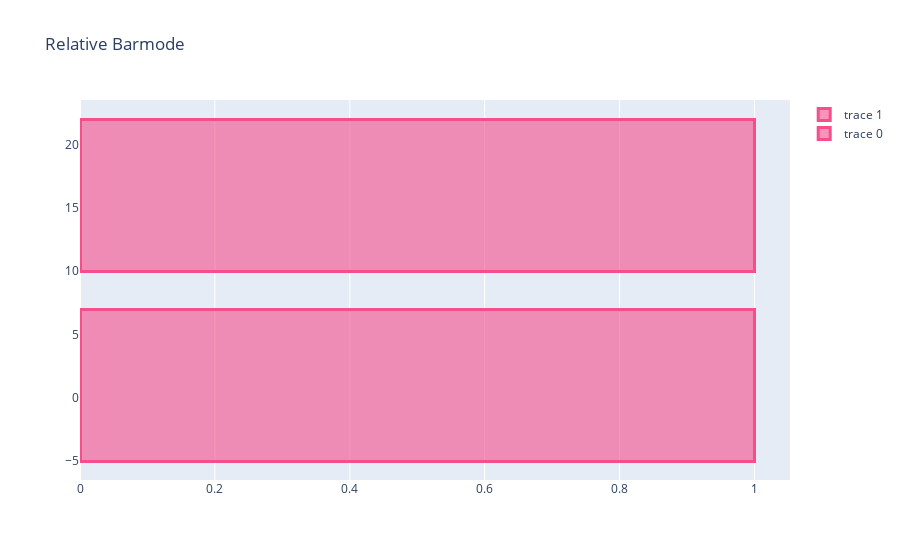

Notebook code cell kept with this figure:
### Code cell
import plotly.graph_objects as go
x = [1]

fig = go.Figure()
fig.add_trace(go.Bar(
    y=[1],
    x=x,
    orientation='h',
    marker=dict(
        color='rgba(246, 78, 139, 0.6)',
        line=dict(color='rgba(246, 78, 139, 1.0)', width=3)
    )
))

fig.add_trace(go.Bar(
    y=[16],
    x=x,
    orientation='h',
    marker=dict(
        color='rgba(246, 78, 139, 0.6)',
        line=dict(color='rgba(246, 78, 139, 1.0)', width=3)
    )
))


fig.update_layout(barmode='stack', title_text='Relative Barmode')
fig.show()

### Figure 1 — Plotly figure (JSON) as saved in the notebook; plotly's stock layout.template omitted (floating-point values rounded to 4 significant figures)
{"data": [{"marker": {"color": "rgba(246, 78, 139, 0.6)", "line": {"color": "rgba(246, 78, 139, 1.0)", "width": 3}}, "orientation": "h", "type": "bar", "x": [1], "y": [1]}, {"marker": {"color": "rgba(246, 78, 139, 0.6)", "line": {"color": "rgba(246, 78, 139, 1.0)", "width": 3}}, "orientation": "h", "type": "bar", "x": [1], "y": [16]}], "layout": {"barmode": "stack", "title": {"text": "Relative Barmode"}}}
